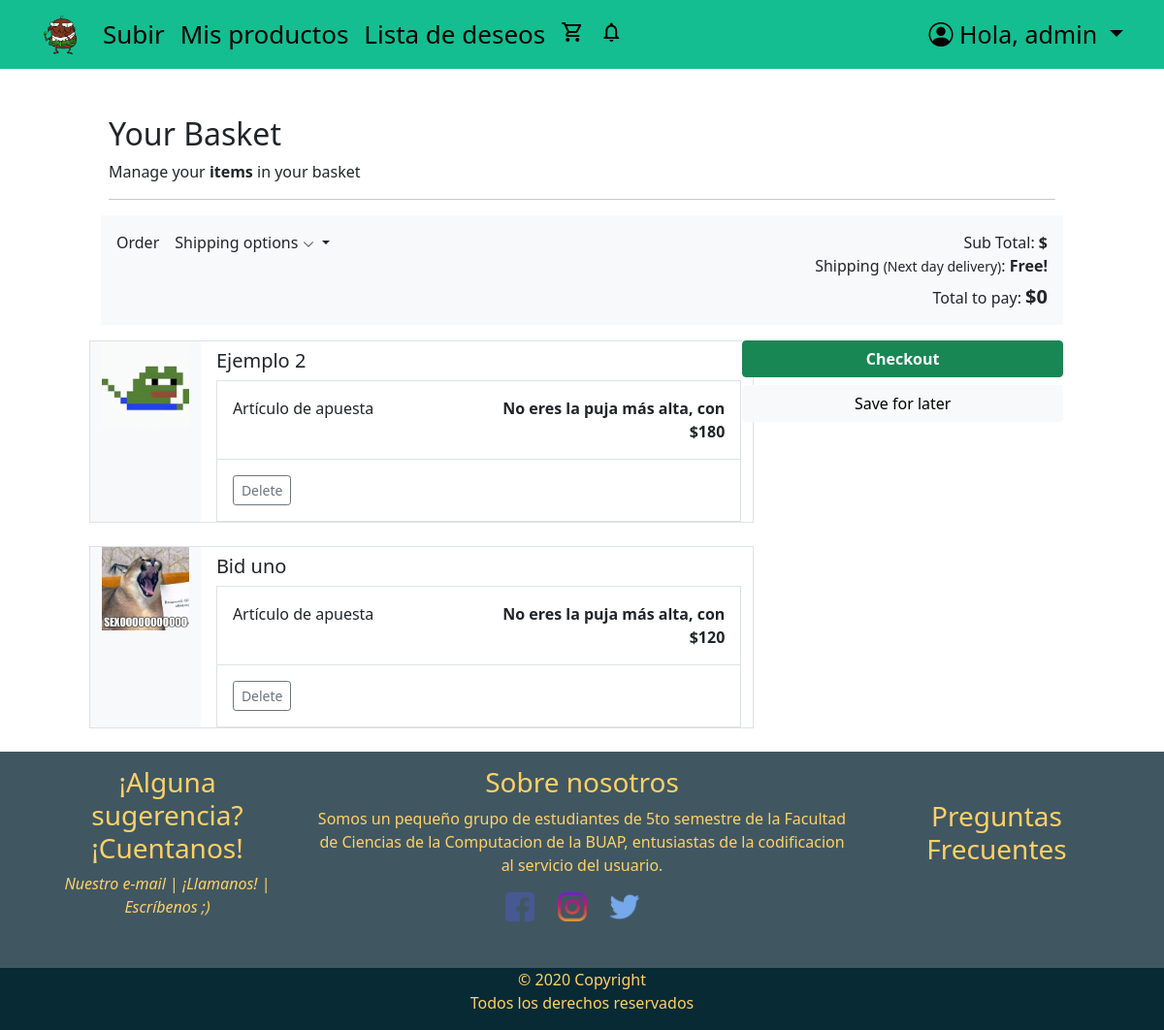
Page /cart/ (signed in) on the earlier database version.
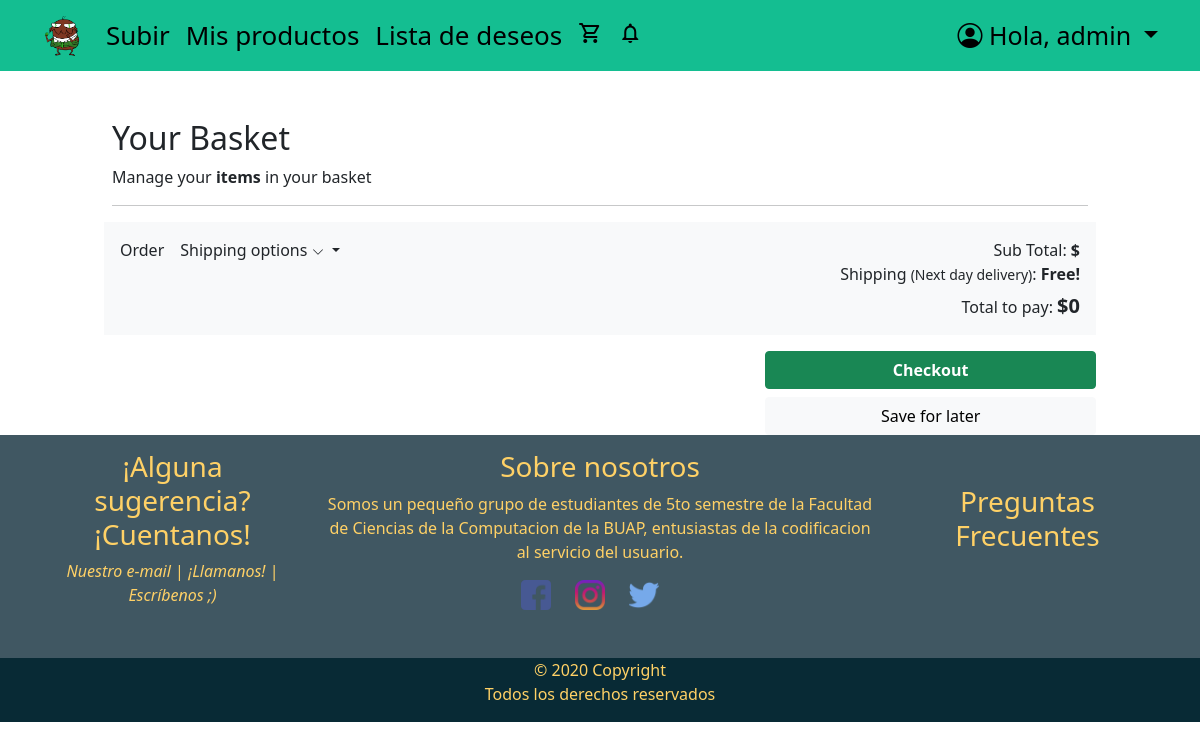
Same page on the later database version.
### users/models.py (models this page shows, shortened)
class Bid(models.Model):
    user = models.ForeignKey(User, null=True, on_delete=models.SET_NULL)
    userBid = models.PositiveBigIntegerField()
    product = models.ForeignKey("store.BidProduct", null=True, on_delete=models.SET_NULL)

### store/models.py (models this page shows, shortened)
class Product(models.Model):
    productName = models.CharField(max_length=50)
    description = models.CharField(max_length=200)
    category = models.CharField(max_length=50)
    isActive = models.BooleanField(default=True)
    image = models.ImageField()
    objects = models.Manager()
    products = ProductManager()
    seller = models.ForeignKey(User, null=True, on_delete=models.SET_NULL)
    class Meta:
        abstract = True

class BidProduct(Product):
    currentBid = models.PositiveIntegerField(blank=True,default=0)
    minBid = models.PositiveIntegerField(default=0)
    condition = models.CharField(max_length=50)
    bidWinner = models.OneToOneField(User, related_name="BidWinner", null=True, on_delete=models.SET_NULL, blank=True)

### cart/views.py (the view)
# urls.py: path('',views.cartSummary,name='cartSummary'),
def cartSummary(request):
    cart = Cart(request)
    if not request.user.is_authenticated:
        return render(request,'store/cart.html',{'cart':cart})
    bids = Bid.objects.filter(user=request.user)
    return render(request,'store/cart.html',{'cart':cart,
                                             'biddedProducts':bids})

### cart/cart.py (called while the page is built)
    def __len__(self):
        return sum(item['qty'] for item in self.cart.values())

    def get_total_price(self):
        return sum(((float(item['price']))*(int(item['qty'])) for item in self.cart.values()))

### cart/context_processors.py (called while the page is built)
def cart(request):
    return {'cart':Cart (request)}

### store/templates/store/cart.html (shortened to what the changed rows need)
{% extends 'core/layout.html' %}
{% if user.is_authenticated %}
  {% block body %}
        <main class="pt-5">
          <div class="container" style="max-width: 1000px">
            <div class="col-12">
              <h1 class="h2">Your Basket</h1>
            </div>
          </div>
          <div class="container" style="max-width: 1000px">
            <div class="row g-3">
              <div class="col-md-7 col-lg-8 p-0">
              {% for item in biddedProducts  %}
              <div data-index="{{item.id}}" class="row mb-4 border product-item">
                <div class="col-md-3 col-lg-2 order-md-first bg-light">
                  <img class="img-fluid mx-auto d-block" width="120px" alt="Responsive image" src="{{ item.product.image.url }}">
                </div>
                <div class="col-md-9 col-lg-10 ps-md-3 ps-lg-10">
                  <a href="http://127.0.0.1:8000/products/bid/{{item.product.id}}" class="text-decoration-none text-reset">
                    <h1 class="h5 pt-2">{{ item.product.productName }}</h1>
                  </a>
                  <div class="border">
                    <div class="col border-bottom">
                      <div class="row p-3">
                        <div class="col-6">Artículo de apuesta</div>
                        <div class="col-6 text-end"><span class="h6 fw-bold">
                          {% if item.userBid >= item.product.currentBid %}
                          Eres la puja más alta! con: ${{ item.userBid }}
                          {%else%}
                          No eres la puja más alta, con ${{ item.userBid }}
                          {%endif%}
                        </span></div>
                      </div>
                    </div>
                    <div class="col">
                      <div class="row p-3">
                        <div class="col-12">
                          <button type="button" id="delete-button" data-index="{{product.id}}"
                            class="btn btn-outline-secondary btn-sm delete-button">
                            Delete
                          </button>
                        </div>
                      </div>
                    </div>
                  </div>
                </div>
              </div>
              {% endfor %}
              </div>
            </div>
          </div>
        </main>
        {% endblock body %}
{% else %}
  <h1>Necesitas tener iniciada sesión</h1>
{% endif %}

Differences in the rows shown:
removed Bid: product.image (picture), product.productName "Ejemplo 2", userBid "180"
removed Bid: product.image (picture), product.productName "Bid uno", userBid "120"
